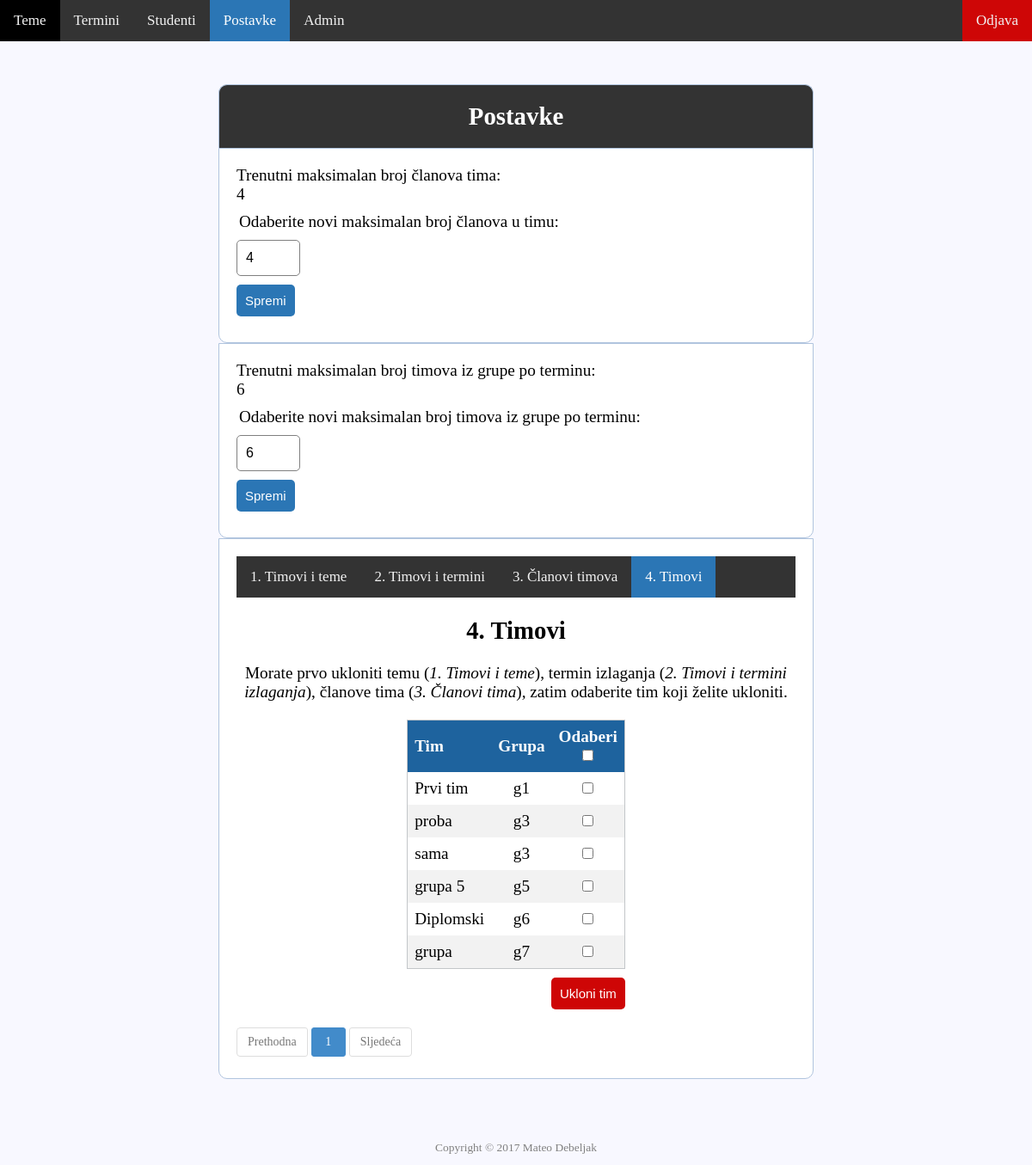
Page /registration/settingsAdmin4.php (signed in) on the committed database.
### tables this page shows
CREATE TABLE `settings` (
  `id` int(11) NOT NULL,
  `name` varchar(255) NOT NULL,
  `value` text NOT NULL
);

CREATE TABLE `teams` (
  `id` int(11) NOT NULL,
  `name` varchar(255) NOT NULL,
  `groups` varchar(255) NOT NULL
);

### registration/settingsAdmin4.php (the view, shortened to what this page needs)
<?php
	include 'server.php';
	$query = $con->prepare("SELECT fname, lname
							FROM admins
							WHERE id = :currentUserId");
	$query->bindParam(":currentUserId", $_SESSION["id"]);
	$query->execute();
	$name = $query->fetch(PDO::FETCH_OBJ);
	$query = "SELECT * FROM settings WHERE name = 'maxTeamMembers'";
	$value = mysqli_query($db,$query)or die(mysqli_error());
	$query = "SELECT * FROM settings WHERE name = 'maxTeamsPerGroup'";
	$teams = mysqli_query($db,$query)or die(mysqli_error());
	$limit = 15;
	if (isset($_GET["page"])) { $page  = $_GET["page"]; } else { $page=1; };
	$start_from = ($page-1) * $limit;
	$query = "SELECT * FROM teams ORDER BY groups, name ASC LIMIT $start_from, $limit";
	$team = mysqli_query($db,$query)or die(mysqli_error());
?>
<!DOCTYPE html>
<html>
<head>
	<link rel="stylesheet" href="dist/simplePagination.css" />
	<link rel="stylesheet" type="text/css" href="style.css" />
</head>
<body>
	<div class="topnav" id="myTopnav">
	  <a href="topicAdmin.php">Teme</a>
	  <a href="datesAdmin.php">Termini</a>
	  <a href="usersAdmin.php">Studenti</a>
	  <a class="active" href="settingsAdmin.php">Postavke</a>
	  <a href="registerAdmin.php">Admin</a>
	  <?php  if (isset($_SESSION['username'])) : ?>
	  	<a style="float: right; background-color: #ce0606;" href="settingsAdmin.php?logout='1'">Odjava</a>
	  	<p style="float: right; color: #f2f2f2; text-align: center; padding: 14px 16px; font-size: 17px;"><?php echo $name->fname; echo " "; echo $name->lname;  ?></p>
	  <?php endif ?>
	</div>
	<div class="header-admin" style="width: 650px;">
		<h2>Postavke</h2>
	</div>
	<form method="post" action="settings.php" style="width: 650px;">
		<label>Trenutni maksimalan broj članova tima:</label>
		<?php
			while ($row = mysqli_fetch_array($value)) {
				echo "<p>"; echo $row["value"]; echo "</p>";
			}
		?>
		<div class="input-group">
			<label>Odaberite novi maksimalan broj članova u timu:</label>
		</div>
		<div class="input-num">
			<input type="number" id="maxTeamMembers" name="maxTeamMembers" min="1" max="10" value="4" />
		</div>
		<div class="input-group">
			<button type="submit" class="btn">Spremi</button>
		</div>
	</form>
	<form method="post" action="settings2.php" style="width: 650px;">
		<label>Trenutni maksimalan broj timova iz grupe po terminu:</label>
		<?php
			while ($row = mysqli_fetch_array($teams)) {
				echo "<p>"; echo $row["value"]; echo "</p>";
			}
		?>
		<div class="input-group">
			<label>Odaberite novi maksimalan broj timova iz grupe po terminu:</label>
		</div>
		<div class="input-num">
			<input type="number" id="maxTeamsPerGroup" name="maxTeamsPerGroup" min="1" max="15" value="6" />
		</div>
		<div class="input-group">
			<button type="submit" class="btn">Spremi</button>
		</div>
	</form>
<div class="content" style="width: 650px;">
	<div class="topnav" id="myTopnav">
	  <a href="settingsAdmin.php">1. Timovi i teme</a>
	  <a href="settingsAdmin2.php">2. Timovi i termini</a>
	  <a href="settingsAdmin3.php">3. Članovi timova</a>
	  <a class="active" href="settingsAdmin4.php">4. Timovi</a>
	</div>
	<br>
	<p><h2 align="center">4. Timovi</h2></p><br>
	<p align="center"> Morate prvo ukloniti temu (<i>1. Timovi i teme</i>), termin izlaganja (<i>2. Timovi i termini izlaganja</i>), članove tima (<i>3. Članovi tima</i>), zatim odaberite tim koji želite ukloniti. </p>
	<form name="team" action="settingsAdmin4.php?page=<?php echo $page;?>" method="post" style="display: table; background: transparent; border-color: transparent; width: auto;">
		<table>
			<thead>
				<tr>
					<th>Tim</th>
					<th>Grupa</th>
					<th style="text-align: center;">Odaberi <br><input type="checkbox" id="cbgroup1_master" onchange="togglecheckboxes(this, 'teams[]')"> </th>
				</tr>
			</thead>
			<tbody>
				<?php while ($row = mysqli_fetch_array($team)) { ?>
				    <tr>
			    		<td> <?php echo $row["name"]; ?> </td>
			    		<td style="text-align: center;"> <?php echo $row["groups"]; ?> </td>
					    <td style="text-align: center;"> <input type="checkbox" name="teams[]" value="<?php echo $row["id"]; ?>" /> </td>
				    </tr>
				<?php } ?>
			</tbody>
		</table>
	<div class="input-group">
	<button type="submit" class="delbtn" name="del_teams" onclick="return confirm('Sigurno želite obrisati odabrano?')">Ukloni tim</button>
	</div>
	</form>
	<?php
		$query = "SELECT COUNT(id) FROM teams";
		$team = mysqli_query($db, $query);
		$row = mysqli_fetch_row($team);
		$total_records = $row[0];
		$total_pages = ceil($total_records / $limit);
		$pagLink = "<nav><ul class='pagination'>";
		for ($i=1; $i<=$total_pages; $i++) {
		             $pagLink .= "<li><a href='settingsAdmin4.php?page=".$i."'>".$i."</a></li>";
		};
		echo $pagLink . "</ul></nav>";
	?>
</div>
</body>
<footer>
    <p class="copyright">Copyright &copy; <?php echo date("Y"); ?> Mateo Debeljak</p>
</footer>
</html>

### registration/style.css (style rules this page uses)
* { margin: 0px; padding: 0px; }
body { font-size: 120%; background: #F8F8FF; }
.header-admin { width: 30%; margin: 50px auto 0px; color: white; background: #333; text-align: center; border: 1px solid #B0C4DE; border-bottom: none; border-radius: 10px 10px 0px 0px; padding: 20px; }
footer { position: relative; height: 100px; width: 100%; }
p.copyright { position: absolute; width: 100%; color: gray; line-height: 40px; font-size: 0.7em; text-align: center; bottom:0; }
form, .content { width: 30%; margin: 0px auto; padding: 20px; border: 1px solid #B0C4DE; background: white; border-radius: 0px 0px 10px 10px; }
a:link { color: #2B76B5; }
.input-group { margin: 10px 0px 10px 0px; }
.input-group label { display: block; text-align: left; margin: 3px; }
.input-num input { height: 30px; width: 8%; padding: 5px 10px; font-size: 16px; border-radius: 5px; border: 1px solid gray; }
.btn { padding: 10px; font-size: 15px; color: white; background: #2B76B5; border: none; border-radius: 5px; cursor:pointer; }
.delbtn { padding: 10px; font-size: 15px; color: white; background: #ce0606; border: none; border-radius: 5px; float: right; cursor:pointer; }
.topnav { background-color: #333; overflow: hidden; }
.topnav a { float: left; display: block; color: #f2f2f2; text-align: center; padding: 14px 16px; text-decoration: none; font-size: 17px; }
.topnav a.active { background-color: #2B76B5; color: white; }
table { counter-reset: rowNumber; border: 1px solid #c3c6c9; border-collapse: collapse; width: 100%; }
th, td { text-align: left; padding: 8px; }
tr:nth-child(even) { background-color: #f2f2f2 }
th { background-color: #1e639e; color: white; }
table tr:not(:first-child) { counter-increment: rowNumber; }

### rows in the picture
settings: value "4"
settings: value "6"
teams: name "Prvi tim", groups "g1"
teams: name "proba", groups "g3"
teams: name "sama", groups "g3"
teams: name "grupa 5", groups "g5"
teams: name "Diplomski", groups "g6"
teams: name "grupa", groups "g7"
